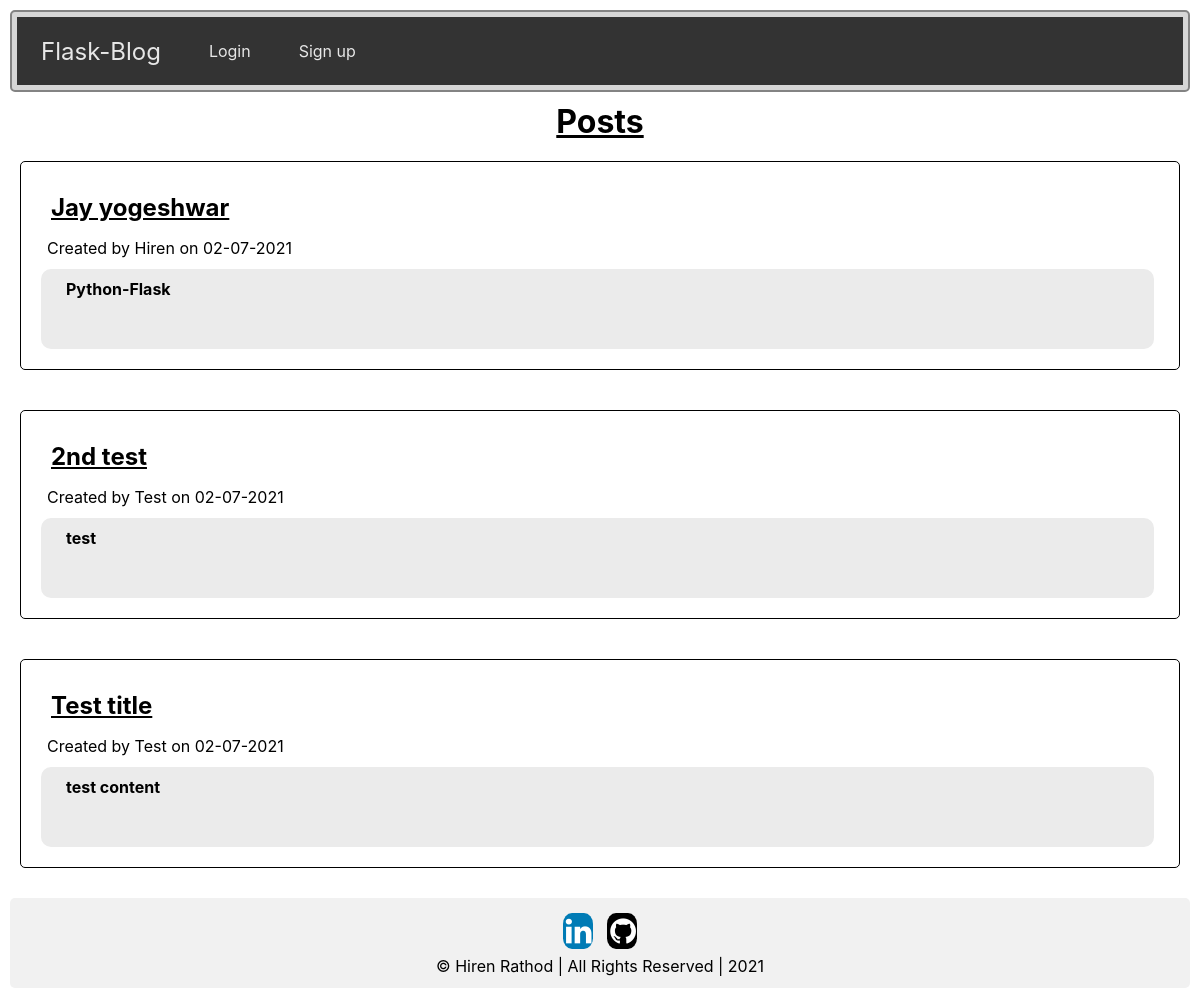
Before: / with the older database file.
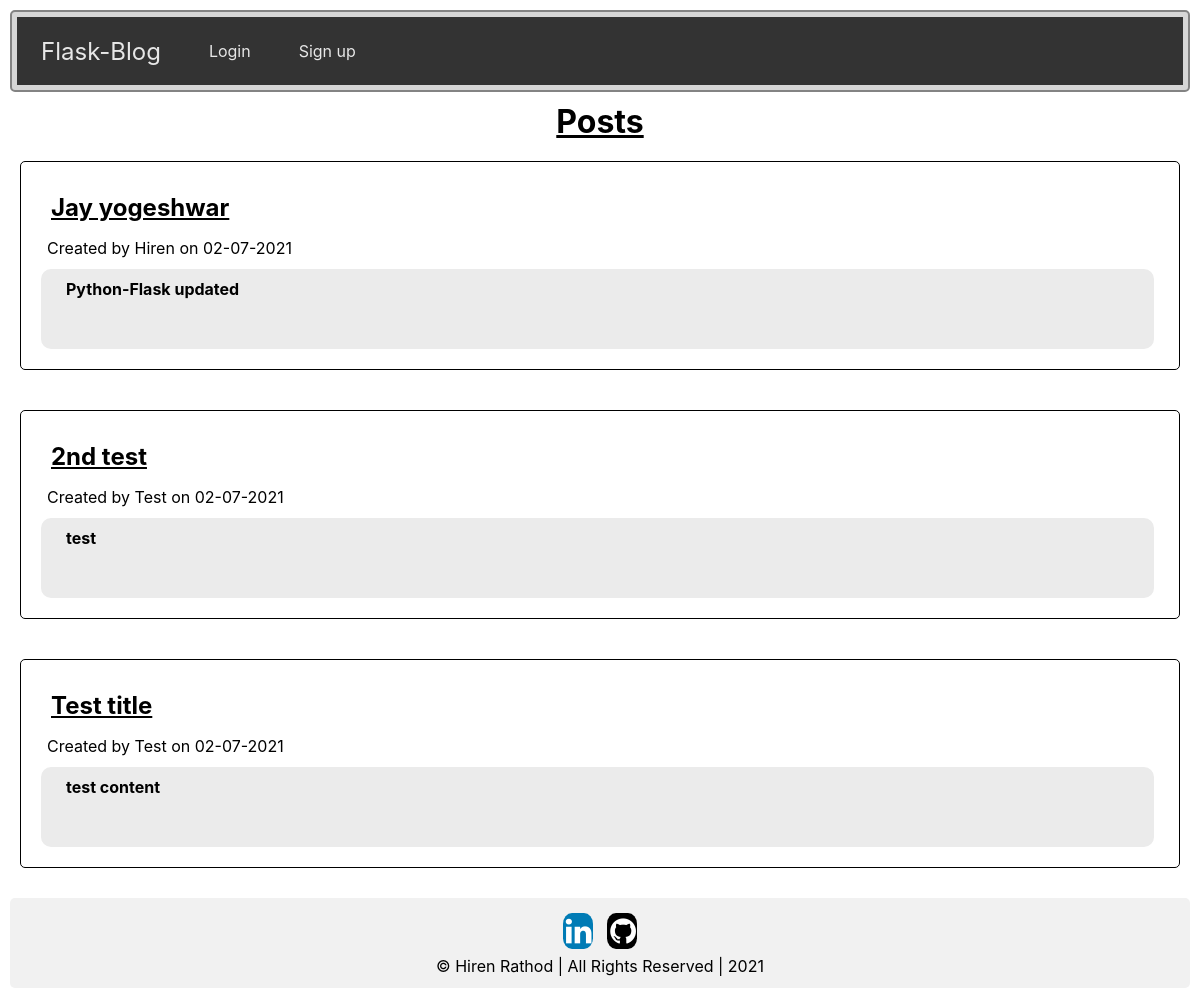
After: the same page with the newer database file.
### website/models.py (models this page shows)
class Post(db.Model):
    id = db.Column(db.Integer, primary_key=True)
    title = db.Column(db.String(100), nullable= False)
    content = db.Column(db.String(5000), nullable= False)
    created = db.Column(db.DateTime, default=datetime.now(), nullable=False)
    user_id = db.Column(db.Integer, db.ForeignKey('user.id'), nullable= False)

class User(db.Model,UserMixin) :
    id = db.Column(db.Integer, primary_key= True)
    name = db.Column(db.String(150), nullable= False)
    email = db.Column(db.String(150), unique= True, nullable= False)
    password = db.Column(db.String(150), nullable= False)
    posts = db.relationship('Post', backref= 'author',lazy= 'dynamic')

### website/views.py (the view)
@views.route('/')
def home():
    posts = Post.query.order_by(Post.id.desc()).all()
    return render_template('home.html',posts = posts,user=current_user)

### website/templates/home.html (shortened to what this page needs)
{% extends "base.html" %}
{% block header %}
<h1 style="text-align: center;">{% block title %}Posts{% endblock %}</h1>
{% endblock %}
{% block content %}
{% for post in posts %}
<div class="row">
  <div class="leftcolumn">
    <div class="card">
      <h2>{{ post.title.capitalize() }}</h2>
      <p>Created by {{ post.author.name.capitalize() }} on {{ post.created.strftime('%d-%m-%Y') }}</p>
      <h4>{{ post.content}}</h4>
    </div>
  </div>
  </div><br>
{% endfor %}
<div class="footer">
  <a href="https://in.linkedin.com/in/hiren-rathod-1b20991b6" class="fa fa-linkedin" target="blank"></a>
  <a href="https://github.com/hiren054" class="fa fa-github" target="blank"></a>
  <p>&copy Hiren Rathod | All Rights Reserved | 2021</p>
</div>
{% endblock %}

### website/templates/base.html (shortened to what this page needs)
<!DOCTYPE html>
<html lang="en">
<head>
  <link rel="stylesheet" href="https://cdnjs.cloudflare.com/ajax/libs/font-awesome/4.7.0/css/font-awesome.min.css">
  <link type="text/css" rel="stylesheet" href="{{ url_for('static', filename='/style.css') }}">
</head>
<body>
  <div class="sticky">
  <nav class="navbar">
    <a href="/" class="brand">Flask-Blog</a>
    <ul>
      {% if current_user.is_authenticated %}
      <li>
        <h1 style="color: #ffffff;">{{ user.name.capitalize() }}</h1>
      </li>
      <li>
        <a href="{{ url_for('views.create') }}">New post</a>
      </li>
      <li>
        <a href="{{ url_for('auth.logout') }}">Logout</a>
      </li>
      {% else %}
      <li>
        <a href="{{ url_for('auth.login') }}">Login</a>
      </li>
      <li>
        <a href="{{ url_for('auth.signup') }}">Sign up</a>
      </li>
      {% endif %}
    </ul>
  </nav>
</div>
<header>
  {% block header %}{% endblock %}
</header>
  {% block content %} {% endblock%}
</body>
</html>

### website/static/style.css (style rules this page uses)
* { box-sizing: border-box; padding: 0; margin: 0; }
body { font-family: -apple-system, BlinkMacSystemFont, 'Segoe UI', Roboto, Oxygen, Ubuntu, Cantarell, 'Open Sans', 'Helvetica Neue', sans-serif; background-color: #ffffff; padding: 10px; }
html { height: auto; background-color: #f2f2f2 ; }
a { text-decoration: none; color: #377ba8; }
.navbar { background-color: #333333; display: flex; align-items:center; }
.navbar a { color: #e7e7e7; }
.navbar .brand { display: block; padding: 0 24px; font-size: 24px; }
.navbar ul { margin: 0; padding: 0; list-style-type: none; display: flex; align-items:center; justify-content: flex-start; }
.navbar ul li a { color: #e7e7e7; padding: 24px; display: block; }
.footer { background-color: #f1f1f1; padding: 10px; text-align: center; }
div.sticky { position: -webkit-sticky; position: sticky; top: 0; padding: 5px; background-color: #d6d6d6; border: 2px solid #838383; }
div { border-radius: 5px; padding: 10px; }
.fa { padding: 3px; font-size: 30px; width: 30px; text-align: center; text-decoration: none; bottom: 0; margin: 5px 5px; border-radius: 30%; }
.fa-github { background: black; color: white; }
.fa-linkedin { background: #007bb5; color: white; }
p { padding: 1px; margin: 1px; }
.leftcolumn { float: left; width: 100%; border: 1px solid black; padding: 5px; padding-top: 1px; padding-left: 5px; padding-bottom: 5px; }
.card { background-color: white; padding: 10px; margin-top: 5px; margin-right: 10px; }
.card h2 { padding: 10px; margin: 5px; background-color: #ffffff; text-decoration: underline; }
.card p { margin-bottom: 10px; margin-left: 10px; }
.card h4 { background-color: #ebebeb; padding-left: 25px; padding-bottom: 50px; padding-top: 10px; padding: auto; width: auto; border-radius: 10px; margin-bottom: 5px; margin-left: 5px; margin-top: 5px ; }
.row:after { content: ""; display: table; clear: both; }
header { padding: 10px; text-decoration: underline; }

Changed rows visible on the page:
changed Post "Jay yogeshwar": content "Python-Flask" → "Python-Flask updated"
